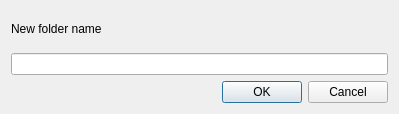
<?xml version="1.0" encoding="UTF-8"?>
<ui version="4.0">
 <class>dlgAddThemeFolder</class>
 <widget class="QDialog" name="dlgAddThemeFolder">
  <property name="geometry">
   <rect>
    <x>0</x>
    <y>0</y>
    <width>399</width>
    <height>114</height>
   </rect>
  </property>
  <property name="windowTitle">
   <string>Create a New Theme Folder</string>
  </property>
  <layout class="QGridLayout" name="gridLayout">
   <item row="0" column="0">
    <widget class="QLabel" name="label">
     <property name="text">
      <string>New folder name</string>
     </property>
    </widget>
   </item>
   <item row="1" column="0">
    <widget class="QLineEdit" name="folder_name"/>
   </item>
   <item row="2" column="0">
    <widget class="QDialogButtonBox" name="buttonBox">
     <property name="orientation">
      <enum>Qt::Horizontal</enum>
     </property>
     <property name="standardButtons">
      <set>QDialogButtonBox::Cancel|QDialogButtonBox::Ok</set>
     </property>
    </widget>
   </item>
  </layout>
 </widget>
 <resources/>
 <connections>
  <connection>
   <sender>buttonBox</sender>
   <signal>accepted()</signal>
   <receiver>dlgAddThemeFolder</receiver>
   <slot>accept()</slot>
   <hints>
    <hint type="sourcelabel">
     <x>248</x>
     <y>254</y>
    </hint>
    <hint type="destinationlabel">
     <x>157</x>
     <y>274</y>
    </hint>
   </hints>
  </connection>
  <connection>
   <sender>buttonBox</sender>
   <signal>rejected()</signal>
   <receiver>dlgAddThemeFolder</receiver>
   <slot>reject()</slot>
   <hints>
    <hint type="sourcelabel">
     <x>316</x>
     <y>260</y>
    </hint>
    <hint type="destinationlabel">
     <x>286</x>
     <y>274</y>
    </hint>
   </hints>
  </connection>
 </connections>
</ui>
